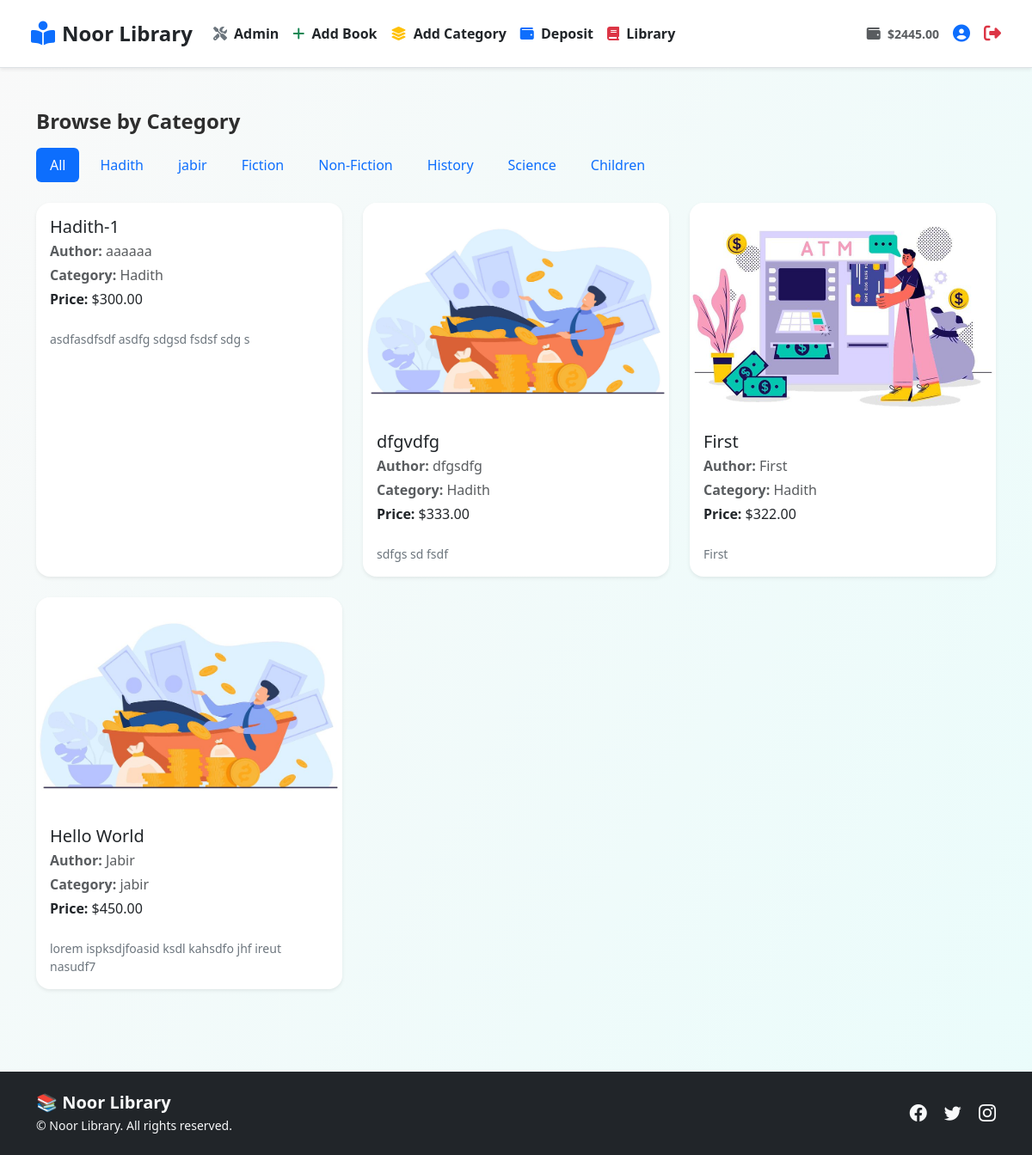
The app's page /all-books/ (signed in) with its own data.
### Accounts/models.py (models this page shows, shortened)
class UserAccount(models.Model):
    user = models.OneToOneField(User, on_delete=models.CASCADE, related_name="account")
    balance = models.DecimalField(max_digits=10, decimal_places=2, default=0.00)
    gender = models.CharField(max_length=10, choices=GENDER_CHOICES)
    date_of_birth = models.DateField(null=True, blank=True)
    address = models.TextField(null=True, blank=True)

### Book/models.py (models this page shows, shortened)
class Category(models.Model):
    name = models.CharField(max_length=100, unique=True)
    slug = models.SlugField(max_length=100, unique=True)

class Book(models.Model):
    title = models.CharField(max_length=200)
    author = models.CharField(max_length=100)
    pages = models.PositiveIntegerField()
    cover_image = models.ImageField(upload_to="covers/", blank=True, null=True)
    description = models.TextField(blank=True, null=True)
    price = models.DecimalField(max_digits=5, decimal_places=2)
    category = models.ForeignKey(
        Category, on_delete=models.CASCADE, related_name="books"
    )
    available_copies = models.PositiveIntegerField(default=0, blank=True, null=True)

### Book/views.py (the view)
# urls.py: path("all-books/", BookListView, name="all_books"),
def BookListView(request, cat_slug=None):
    books = Book.objects.all()
    if cat_slug is not None:
        category = Category.objects.get(slug=cat_slug)
        books = Book.objects.filter(category=category)
    categories = Category.objects.all()
    return render(request, "book/book_list.html", {"books": books, "categories": categories})

### Book/templates/book/book_list.html (shortened to what this page needs)
{% extends "base.html" %}
{% block content %}
<div class="container py-5">
  <div class="mb-4">
    <h4 class="fw-bold mb-3">Browse by Category</h4>
    <ul class="nav nav-pills flex-wrap gap-2">
      <li class="nav-item">
        <a class="nav-link {% if not selected_category %}active{% endif %}"
           href="{% url 'all_books' %}">
          All
        </a>
      </li>
      {% for category in categories %}
        <li class="nav-item">
          <a class="nav-link {% if category == selected_category %}active{% endif %}"
             href="{% url 'book_list' category.slug %}">
            {{ category.name }}
          </a>
        </li>
      {% endfor %}
    </ul>
  </div>
  <div class="row row-cols-1 row-cols-md-2 row-cols-lg-3 g-4">
    {% for book in books %}
    <div class="col">
      <a href="{% url 'book_detail' book.id %}" class="text-decoration-none text-dark">
        <div class="card h-100 shadow-sm border-0 rounded-4 hover-shadow transition">
          {% if book.cover_image %}
          <img
            src="{{ book.cover_image.url }}"
            class="card-img-top rounded-top-4"
            alt="{{ book.title }}"
            style="height: 250px; object-fit: cover;"
          />
          {% endif %}
          <div class="card-body d-flex flex-column">
            <h5 class="card-title mb-1">{{ book.title }}</h5>
            <p class="card-text text-muted mb-1"><strong>Author:</strong> {{ book.author }}</p>
            <p class="card-text text-muted mb-1"><strong>Category:</strong> {{ book.category.name }}</p>
            <p class="card-text"><strong>Price:</strong> ${{ book.price }}</p>
            <p class="card-text small text-secondary mt-2">{{ book.description|truncatechars:100 }}</p>
          </div>
        </div>
      </a>
    </div>
    {% empty %}
    <div class="col">
      <div class="alert alert-warning w-100 text-center" role="alert">
        <i class="bi bi-emoji-frown me-1"></i> No books found in this category.
      </div>
    </div>
    {% endfor %}
  </div>
</div>
{% endblock %}

### core/templates/navbar.html (shortened to what this page needs)
<nav class="navbar navbar-expand-lg bg-white shadow-sm sticky-top border-bottom py-3 px-3 px-md-4">
  <div class="container-fluid">
    <a class="navbar-brand d-flex align-items-center fw-bold text-dark fs-4" href="{% url 'home' %}">
      <i class="fa-solid fa-book-open-reader text-primary me-2 fs-3"></i>
      <span>Noor Library</span>
    </a>
    <div class="collapse navbar-collapse" id="navbarSupportedContent">
      {% if request.user.is_authenticated %}
      <ul class="navbar-nav me-auto mb-2 mb-lg-0">
        {% if request.user.is_superuser %}
        <li class="nav-item">
          <a class="nav-link fw-semibold text-dark" href="/admin/">
            <i class="fa fa-tools me-1 text-secondary"></i> Admin
          </a>
        </li>
        <li class="nav-item">
          <a class="nav-link fw-semibold text-dark" href="{% url 'add_book' %}">
            <i class="fa fa-plus me-1 text-success"></i> Add Book
          </a>
        </li>
        <li class="nav-item">
          <a class="nav-link fw-semibold text-dark" href="{% url 'add_category' %}">
            <i class="fa fa-layer-group me-1 text-warning"></i> Add Category
          </a>
        </li>
        {% endif %}
        <li class="nav-item">
          <a class="nav-link fw-semibold text-dark" href="{% url 'deposit_money' %}">
            <i class="fa fa-wallet me-1 text-primary"></i> Deposit
          </a>
        </li>
        <li class="nav-item">
          <a class="nav-link fw-semibold text-dark" href="{% url 'all_books' %}">
            <i class="fa fa-book me-1 text-danger"></i> Library
          </a>
        </li>
      </ul>
      <div class="d-flex align-items-center gap-3">
        <span class="navbar-text fw-semibold text-dark d-none d-md-block">
          <i class="fa-solid fa-wallet me-1 text-muted"></i>
          <small class="text-muted">${{ request.user.account.balance }}</small>
        </span>
        {% if request.path == '/accounts/profile/' %}
        <a href="{% url 'update_profile' %}" class="text-warning fs-5" title="Edit Profile">
          <i class="fas fa-user-edit"></i>
        </a>
        {% else %}
        <a href="{% url 'profile' %}" class="text-primary fs-5" title="Profile">
          <i class="fas fa-user-circle"></i>
        </a>
        {% endif %}
        <a href="{% url 'logout' %}" class="text-danger fs-5" title="Logout">
          <i class="fas fa-sign-out-alt"></i>
        </a>
      </div>
      {% else %}
      <div class="ms-auto d-flex gap-2">
        <a href="{% url 'login' %}" class="btn btn-outline-primary rounded-pill px-3">Login</a>
        <a href="{% url 'register' %}" class="btn btn-primary rounded-pill px-3">Sign Up</a>
      </div>
      {% endif %}
    </div>
  </div>
</nav>

### core/templates/base.html (style rules this page uses)
body { background: linear-gradient(120deg, #f9f9f9, #eafcfb); color: #2e2e2e; font-family: 'Segoe UI', 'Helvetica Neue', sans-serif; }

### records on screen
Category: name "Hadith"
Category: name "jabir"
Category: name "Fiction"
Category: name "Non-Fiction"
Category: name "History"
Category: name "Science"
Category: name "Children"
Book: title "Hadith-1", author "aaaaaa", category.name "Hadith", price "300.00", description "asdfasdfsdf asdfg sdgsd fsdsf sdg s"
Book: cover_image (picture), title "dfgvdfg", author "dfgsdfg", category.name "Hadith", price "333.00", description "sdfgs sd fsdf"
Book: cover_image (picture), title "First", author "First", category.name "Hadith", price "322.00", description "First"
Book: cover_image (picture), title "Hello World", author "Jabir", category.name "jabir", price "450.00", description "lorem ispksdjfoasid ksdl kahsdfo jhf ireut nasudf7"

### other values on screen
{{ request.user.account.balance }} "2445.00"
